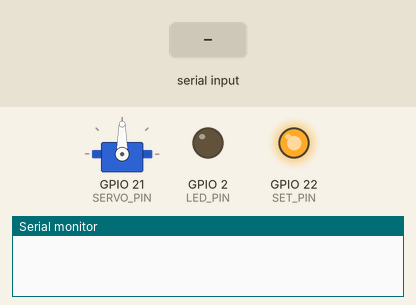
The sketch below on a simulated ESP32. Shown: servo, output pins drawn as LEDs (lit = HIGH), the last lines printed to the serial monitor. The inputs (shaded band) are chosen by the test bench.

Above: at 1.2 s.
1.3 s: "<90,45>" received over the second serial link
At 2.0 s:
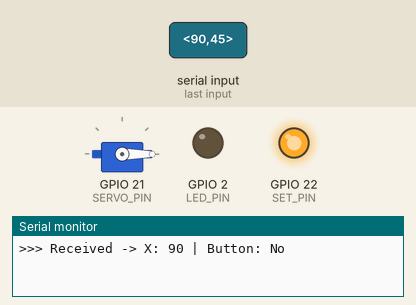
3.0 s: "<,>" received over the second serial link
At 3.5 s:
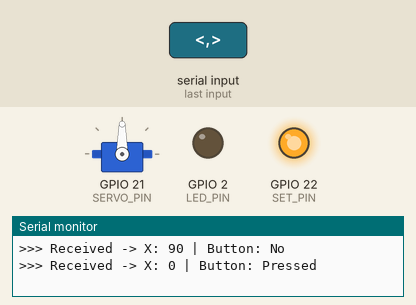
4.5 s: "<30,150>" received over the second serial link
At 5.3 s:
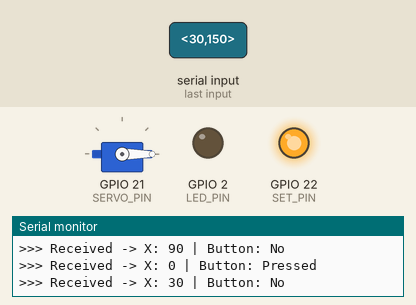
Timing chart, 0 to 7.5 s (numbered marks = the images above; inputs shaded):
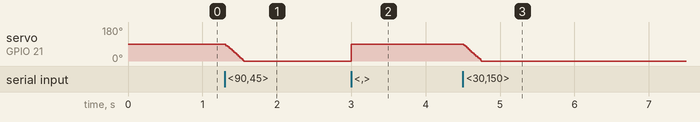

The sketch:

HC12_RIP_ESP32.ino
```cpp
#include <Arduino.h>
#include <ESP32Servo.h> // 注意：ESP32 建議使用這個庫以獲得更好的 PWM 相容性

// --- 腳位定義 ---
#define HC12_TX 17    // 接 HC-12 的 RX
#define HC12_RX 16    // 接 HC-12 的 TX
#define SET_PIN 22    // HC-12 模式控制
#define SERVO_PIN 21  // MG90 / MG996R 訊號線
#define LED_PIN 2     // ESP32 內建 LED 通常在 GPIO 2

// --- 校準參數 ---
const int CENTER = 1867;
const int DEADZONE = 100;
const float SPEED_SCALE = 0.001;

String rxString = "";
int x_val = 1867;
int btn = 1;

Servo myServo;
float currentAngle = 90.0;

void parseData(String data);

void setup() {
  Serial.begin(115200);

  // ESP32 Serial2 初始化 (RX, TX)
  Serial2.begin(9600, SERIAL_8N1, HC12_RX, HC12_TX);

  pinMode(SET_PIN, OUTPUT);
  digitalWrite(SET_PIN, HIGH);

  pinMode(LED_PIN, OUTPUT);

  // ESP32Servo 的 attach
  myServo.setPeriodHertz(50);    // 標準伺服馬達頻率 50Hz
  myServo.attach(SERVO_PIN, 500, 2500);
  myServo.write(90);
}

void loop() {
  // 1. 接收與解析
  while (Serial2.available()) {
    digitalWrite(LED_PIN, HIGH);
    char c = Serial2.read();

    if (c == '<') {
      rxString = "";
    }
    else if (c == '>') {
      parseData(rxString);

      Serial.print(">>> Received -> X: ");
      Serial.print(x_val);
      Serial.print(" | Button: ");
      Serial.println(btn < 1 ? "Pressed" : "No");

      rxString = "";
    }
    else {
      if (isDigit(c) || c == ',') {
        rxString += c;
      }
    }
    digitalWrite(LED_PIN, LOW);
  }

  // 2. 計算偏移量與增量控制
  int offset = x_val - CENTER;

  if (abs(offset) > DEADZONE) {
    currentAngle += (float)offset * SPEED_SCALE;

    if (currentAngle > 180.0) currentAngle = 180.0;
    if (currentAngle < 0.0) currentAngle = 0.0;

    myServo.write((int)currentAngle);
  }

  // 3. 按鈕歸零
  if (btn == 0) {
    currentAngle = 90.0;
    myServo.write(90);
  }

  delay(5);
}

void parseData(String data) {
  data.trim();
  int commaIndex = data.indexOf(',');
  if (commaIndex != -1) {
    String xStr = data.substring(0, commaIndex);
    String btnStr = data.substring(commaIndex + 1);
    x_val = xStr.toInt();
    btn = btnStr.toInt();
  }
}
```

Measured:
- after the input at 1.3 s, servo on GPIO 21 (SERVO_PIN): moves from 90° to 0° over 0.26 s, starting at once
- after the input at 3.0 s, servo on GPIO 21 (SERVO_PIN): 0° → 90° at once
- after the input at 4.5 s, servo on GPIO 21 (SERVO_PIN): moves from 90° to 0° over 0.24 s, starting at once
